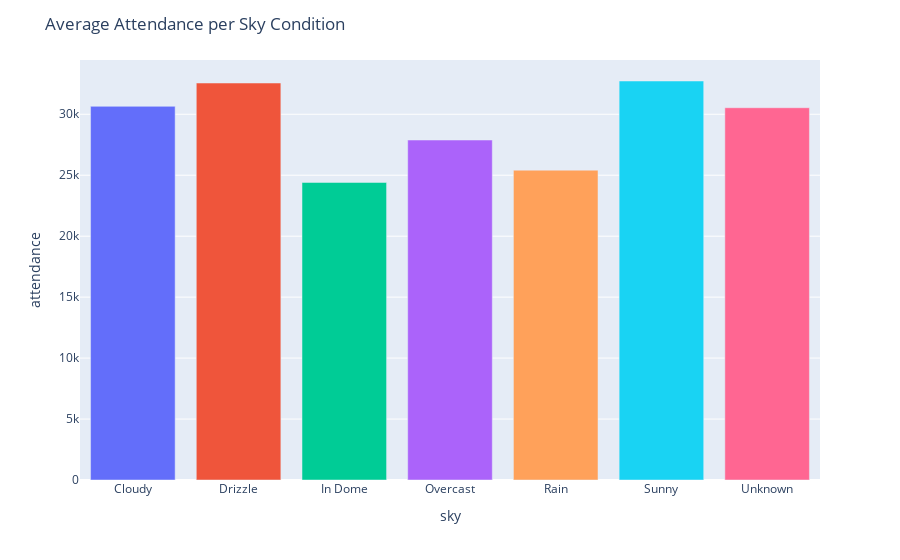

The notebook cell this image was saved under:
### Code cell
fig5 = px.bar(Sky, x='sky', y='attendance',color='sky')
fig5.update_layout(title='Average Attendance per Sky Condition',showlegend=False)
fig5

### Figure 1 — Plotly figure (JSON) as saved in the notebook; plotly's stock layout.template omitted (floating-point values rounded to 4 significant figures)
{"data": [{"alignmentgroup": "True", "hovertemplate": "sky=%{x}<br>attendance=%{y}<extra></extra>", "legendgroup": "Cloudy", "marker": {"color": "#636efa", "pattern": {"shape": ""}}, "name": "Cloudy", "offsetgroup": "Cloudy", "orientation": "v", "showlegend": true, "textposition": "auto", "type": "bar", "x": ["Cloudy"], "xaxis": "x", "y": [30650.0], "yaxis": "y"}, {"alignmentgroup": "True", "hovertemplate": "sky=%{x}<br>attendance=%{y}<extra></extra>", "legendgroup": "Drizzle", "marker": {"color": "#EF553B", "pattern": {"shape": ""}}, "name": "Drizzle", "offsetgroup": "Drizzle", "orientation": "v", "showlegend": true, "textposition": "auto", "type": "bar", "x": ["Drizzle"], "xaxis": "x", "y": [32560.0], "yaxis": "y"}, {"alignmentgroup": "True", "hovertemplate": "sky=%{x}<br>attendance=%{y}<extra></extra>", "legendgroup": "In Dome", "marker": {"color": "#00cc96", "pattern": {"shape": ""}}, "name": "In Dome", "offsetgroup": "In Dome", "orientation": "v", "showlegend": true, "textposition": "auto", "type": "bar", "x": ["In Dome"], "xaxis": "x", "y": [24410.0], "yaxis": "y"}, {"alignmentgroup": "True", "hovertemplate": "sky=%{x}<br>attendance=%{y}<extra></extra>", "legendgroup": "Overcast", "marker": {"color": "#ab63fa", "pattern": {"shape": ""}}, "name": "Overcast", "offsetgroup": "Overcast", "orientation": "v", "showlegend": true, "textposition": "auto", "type": "bar", "x": ["Overcast"], "xaxis": "x", "y": [27890.0], "yaxis": "y"}, {"alignmentgroup": "True", "hovertemplate": "sky=%{x}<br>attendance=%{y}<extra></extra>", "legendgroup": "Rain", "marker": {"color": "#FFA15A", "pattern": {"shape": ""}}, "name": "Rain", "offsetgroup": "Rain", "orientation": "v", "showlegend": true, "textposition": "auto", "type": "bar", "x": ["Rain"], "xaxis": "x", "y": [25420.0], "yaxis": "y"}, {"alignmentgroup": "True", "hovertemplate": "sky=%{x}<br>attendance=%{y}<extra></extra>", "legendgroup": "Sunny", "marker": {"color": "#19d3f3", "pattern": {"shape": ""}}, "name": "Sunny", "offsetgroup": "Sunny", "orientation": "v", "showlegend": true, "textposition": "auto", "type": "bar", "x": ["Sunny"], "xaxis": "x", "y": [32730.0], "yaxis": "y"}, {"alignmentgroup": "True", "hovertemplate": "sky=%{x}<br>attendance=%{y}<extra></extra>", "legendgroup": "Unknown", "marker": {"color": "#FF6692", "pattern": {"shape": ""}}, "name": "Unknown", "offsetgroup": "Unknown", "orientation": "v", "showlegend": true, "textposition": "auto", "type": "bar", "x": ["Unknown"], "xaxis": "x", "y": [30540.0], "yaxis": "y"}], "layout": {"autosize": true, "barmode": "relative", "legend": {"title": {"text": "sky"}, "tracegroupgap": 0}, "margin": {"t": 60}, "showlegend": false, "title": {"text": "Average Attendance per Sky Condition"}, "xaxis": {"anchor": "y", "autorange": true, "categoryarray": ["Cloudy", "Drizzle", "In Dome", "Overcast", "Rain", "Sunny", "Unknown"], "categoryorder": "array", "domain": [0, 1], "range": [-0.5, 6.5], "title": {"text": "sky"}, "type": "category"}, "yaxis": {"anchor": "x", "autorange": true, "domain": [0, 1], "range": [0, 34450.0], "title": {"text": "attendance"}, "type": "linear"}}}
